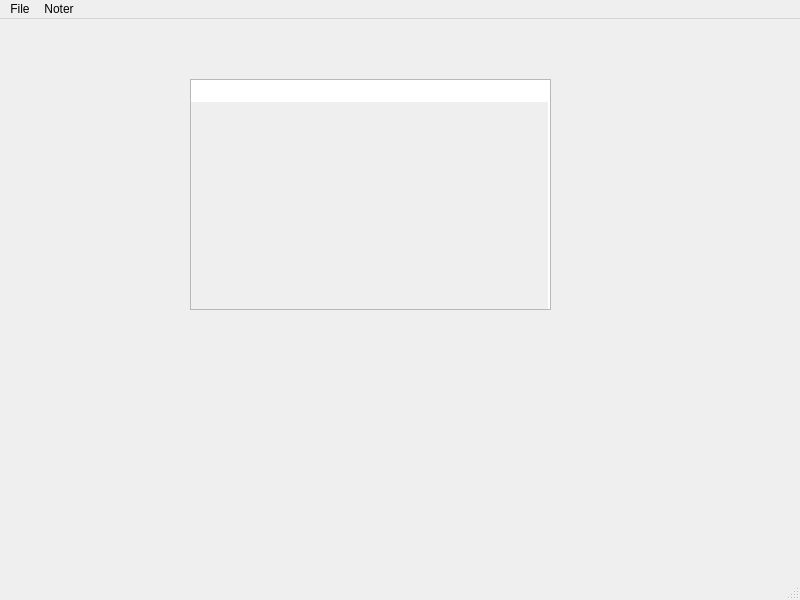
<?xml version="1.0" encoding="UTF-8"?>
<ui version="4.0">
 <class>Noter</class>
 <widget class="QMainWindow" name="Noter">
  <property name="geometry">
   <rect>
    <x>0</x>
    <y>0</y>
    <width>800</width>
    <height>600</height>
   </rect>
  </property>
  <property name="windowTitle">
   <string>Noter</string>
  </property>
  <widget class="QWidget" name="centralwidget">
   <widget class="QPlainTextEdit" name="Note">
    <property name="geometry">
     <rect>
      <x>190</x>
      <y>60</y>
      <width>361</width>
      <height>231</height>
     </rect>
    </property>
    <property name="autoFillBackground">
     <bool>false</bool>
    </property>
    <property name="styleSheet">
     <string notr="true">font: 14pt &quot;Ubuntu&quot;;</string>
    </property>
    <property name="lineWrapMode">
     <enum>QPlainTextEdit::NoWrap</enum>
    </property>
    <property name="readOnly">
     <bool>false</bool>
    </property>
    <property name="tabStopWidth">
     <number>40</number>
    </property>
    <property name="backgroundVisible">
     <bool>true</bool>
    </property>
   </widget>
  </widget>
  <widget class="QMenuBar" name="menubar">
   <property name="geometry">
    <rect>
     <x>0</x>
     <y>0</y>
     <width>800</width>
     <height>22</height>
    </rect>
   </property>
   <widget class="QMenu" name="menuFile">
    <property name="title">
     <string>File</string>
    </property>
    <addaction name="actionNew"/>
    <addaction name="actionSave"/>
    <addaction name="actionOpen"/>
   </widget>
   <widget class="QMenu" name="menuNoter">
    <property name="title">
     <string>Noter</string>
    </property>
    <addaction name="actionUpdate"/>
    <addaction name="actionOpen_file_as_root"/>
    <addaction name="actionClose"/>
   </widget>
   <addaction name="menuFile"/>
   <addaction name="menuNoter"/>
  </widget>
  <widget class="QStatusBar" name="statusbar"/>
  <action name="actionNew">
   <property name="text">
    <string>Leave</string>
   </property>
  </action>
  <action name="actionSave">
   <property name="text">
    <string>Create</string>
   </property>
  </action>
  <action name="actionOpen">
   <property name="text">
    <string>Open</string>
   </property>
  </action>
  <action name="actionUpdate">
   <property name="text">
    <string>Update</string>
   </property>
  </action>
  <action name="actionClose">
   <property name="text">
    <string>Close</string>
   </property>
  </action>
  <action name="actionOpen_file_as_root">
   <property name="text">
    <string>Open file as root</string>
   </property>
  </action>
 </widget>
 <resources/>
 <connections/>
</ui>
